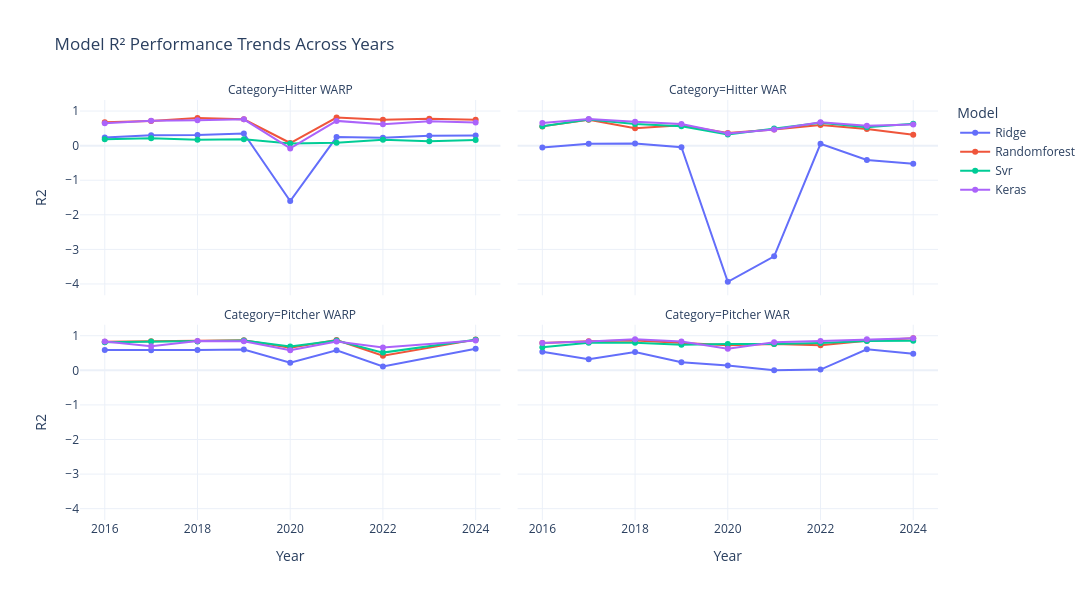
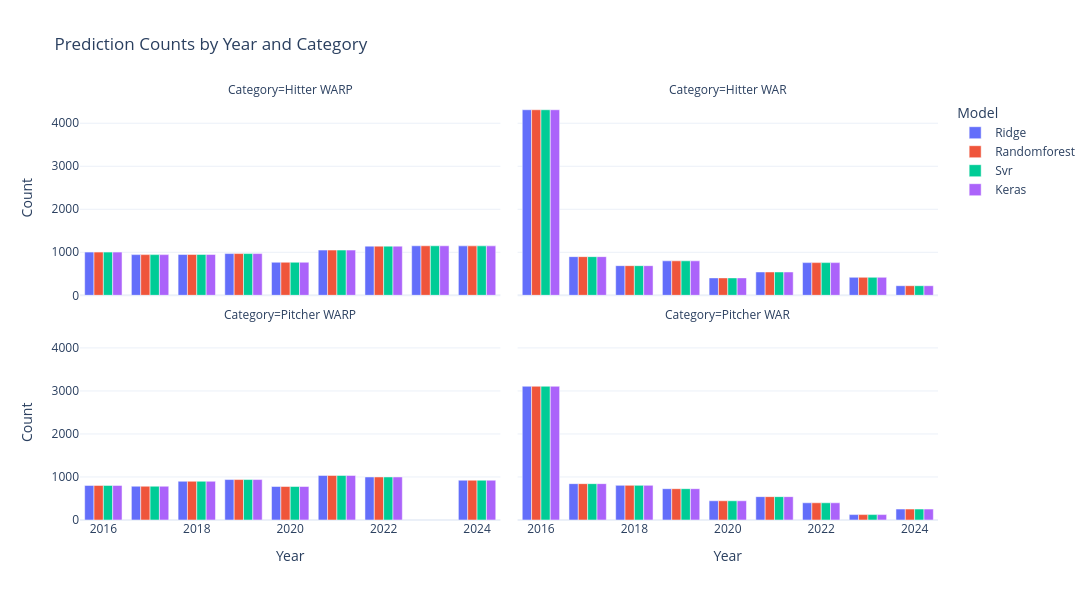

Source (notebook cell) for these figures, in order:
### Markdown cell above
## Summary Comparisons Across Years

### Code cell
print("STEP 5: Creating summary comparison across all years")
print("="*70)

# Create summary plots
summary_plots = plot_year_comparison_summary(cv_results)

if summary_plots:
    print("\nR² Performance Trends:")
    summary_plots['r2_trends'].show()
    
    print("\nPrediction Counts by Year:")
    summary_plots['count_summary'].show()
else:
    print("Unable to create summary plots")

# Print comprehensive analysis summary
print_year_analysis_summary(cv_results)

### Figure 1 — Plotly figure (JSON) as saved in the notebook; plotly's stock layout.template omitted (floating-point values rounded to 4 significant figures)
{"data": [{"hovertemplate": "Model=Ridge<br>Category=Hitter WARP<br>Year=%{x}<br>R2=%{y}<extra></extra>", "legendgroup": "Ridge", "line": {"color": "#636efa", "dash": "solid"}, "marker": {"symbol": "circle"}, "mode": "lines+markers", "name": "Ridge", "orientation": "v", "showlegend": true, "type": "scatter", "x": [2016, 2017, 2018, 2019, 2020, 2021, 2022, 2023, 2024], "xaxis": "x3", "y": [0.2383, 0.301, 0.3098, 0.3511, -1.601, 0.246, 0.2249, 0.2853, 0.2926], "yaxis": "y3"}, {"hovertemplate": "Model=Ridge<br>Category=Hitter WAR<br>Year=%{x}<br>R2=%{y}<extra></extra>", "legendgroup": "Ridge", "line": {"color": "#636efa", "dash": "solid"}, "marker": {"symbol": "circle"}, "mode": "lines+markers", "name": "Ridge", "orientation": "v", "showlegend": false, "type": "scatter", "x": [2016, 2017, 2018, 2019, 2020, 2021, 2022, 2023, 2024], "xaxis": "x4", "y": [-0.05156, 0.05535, 0.06207, -0.04329, -3.936, -3.199, 0.05397, -0.4172, -0.5217], "yaxis": "y4"}, {"hovertemplate": "Model=Ridge<br>Category=Pitcher WARP<br>Year=%{x}<br>R2=%{y}<extra></extra>", "legendgroup": "Ridge", "line": {"color": "#636efa", "dash": "solid"}, "marker": {"symbol": "circle"}, "mode": "lines+markers", "name": "Ridge", "orientation": "v", "showlegend": false, "type": "scatter", "x": [2016, 2017, 2018, 2019, 2020, 2021, 2022, 2024], "xaxis": "x", "y": [0.5904, 0.5786, 0.5845, 0.6001, 0.2204, 0.5778, 0.1136, 0.6215], "yaxis": "y"}, {"hovertemplate": "Model=Ridge<br>Category=Pitcher WAR<br>Year=%{x}<br>R2=%{y}<extra></extra>", "legendgroup": "Ridge", "line": {"color": "#636efa", "dash": "solid"}, "marker": {"symbol": "circle"}, "mode": "lines+markers", "name": "Ridge", "orientation": "v", "showlegend": false, "type": "scatter", "x": [2016, 2017, 2018, 2019, 2020, 2021, 2022, 2023, 2024], "xaxis": "x2", "y": [0.5349, 0.3198, 0.5271, 0.2348, 0.1375, 0.005757, 0.02141, 0.6063, 0.4827], "yaxis": "y2"}, {"hovertemplate": "Model=Randomforest<br>Category=Hitter WARP<br>Year=%{x}<br>R2=%{y}<extra></extra>", "legendgroup": "Randomforest", "line": {"color": "#EF553B", "dash": "solid"}, "marker": {"symbol": "circle"}, "mode": "lines+markers", "name": "Randomforest", "orientation": "v", "showlegend": true, "type": "scatter", "x": [2016, 2017, 2018, 2019, 2020, 2021, 2022, 2023, 2024], "xaxis": "x3", "y": [0.6738, 0.7089, 0.8015, 0.7614, 0.07563, 0.811, 0.75, 0.7744, 0.7491], "yaxis": "y3"}, {"hovertemplate": "Model=Randomforest<br>Category=Hitter WAR<br>Year=%{x}<br>R2=%{y}<extra></extra>", "legendgroup": "Randomforest", "line": {"color": "#EF553B", "dash": "solid"}, "marker": {"symbol": "circle"}, "mode": "lines+markers", "name": "Randomforest", "orientation": "v", "showlegend": false, "type": "scatter", "x": [2016, 2017, 2018, 2019, 2020, 2021, 2022, 2023, 2024], "xaxis": "x4", "y": [0.5565, 0.7477, 0.5017, 0.5867, 0.3676, 0.463, 0.595, 0.4813, 0.3173], "yaxis": "y4"}, {"hovertemplate": "Model=Randomforest<br>Category=Pitcher WARP<br>Year=%{x}<br>R2=%{y}<extra></extra>", "legendgroup": "Randomforest", "line": {"color": "#EF553B", "dash": "solid"}, "marker": {"symbol": "circle"}, "mode": "lines+markers", "name": "Randomforest", "orientation": "v", "showlegend": false, "type": "scatter", "x": [2016, 2017, 2018, 2019, 2020, 2021, 2022, 2024], "xaxis": "x", "y": [0.8274, 0.8405, 0.8426, 0.8699, 0.6527, 0.879, 0.4247, 0.8879], "yaxis": "y"}, {"hovertemplate": "Model=Randomforest<br>Category=Pitcher WAR<br>Year=%{x}<br>R2=%{y}<extra></extra>", "legendgroup": "Randomforest", "line": {"color": "#EF553B", "dash": "solid"}, "marker": {"symbol": "circle"}, "mode": "lines+markers", "name": "Randomforest", "orientation": "v", "showlegend": false, "type": "scatter", "x": [2016, 2017, 2018, 2019, 2020, 2021, 2022, 2023, 2024], "xaxis": "x2", "y": [0.7921, 0.8407, 0.8598, 0.8026, 0.7277, 0.7639, 0.7274, 0.8547, 0.9244], "yaxis": "y2"}, {"hovertemplate": "Model=Svr<br>Category=Hitter WARP<br>Year=%{x}<br>R2=%{y}<extra></extra>", "legendgroup": "Svr", "line": {"color": "#00cc96", "dash": "solid"}, "marker": {"symbol": "circle"}, "mode": "lines+markers", "name": "Svr", "orientation": "v", "showlegend": true, "type": "scatter", "x": [2016, 2017, 2018, 2019, 2020, 2021, 2022, 2023, 2024], "xaxis": "x3", "y": [0.1816, 0.2118, 0.1707, 0.1834, 0.06514, 0.08546, 0.1692, 0.129, 0.1628], "yaxis": "y3"}, {"hovertemplate": "Model=Svr<br>Category=Hitter WAR<br>Year=%{x}<br>R2=%{y}<extra></extra>", "legendgroup": "Svr", "line": {"color": "#00cc96", "dash": "solid"}, "marker": {"symbol": "circle"}, "mode": "lines+markers", "name": "Svr", "orientation": "v", "showlegend": false, "type": "scatter", "x": [2016, 2017, 2018, 2019, 2020, 2021, 2022, 2023, 2024], "xaxis": "x4", "y": [0.5588, 0.7578, 0.6279, 0.5612, 0.3215, 0.4965, 0.6624, 0.5327, 0.6318], "yaxis": "y4"}, {"hovertemplate": "Model=Svr<br>Category=Pitcher WARP<br>Year=%{x}<br>R2=%{y}<extra></extra>", "legendgroup": "Svr", "line": {"color": "#00cc96", "dash": "solid"}, "marker": {"symbol": "circle"}, "mode": "lines+markers", "name": "Svr", "orientation": "v", "showlegend": false, "type": "scatter", "x": [2016, 2017, 2018, 2019, 2020, 2021, 2022, 2024], "xaxis": "x", "y": [0.8137, 0.8351, 0.8355, 0.8602, 0.687, 0.8637, 0.5122, 0.8854], "yaxis": "y"}, {"hovertemplate": "Model=Svr<br>Category=Pitcher WAR<br>Year=%{x}<br>R2=%{y}<extra></extra>", "legendgroup": "Svr", "line": {"color": "#00cc96", "dash": "solid"}, "marker": {"symbol": "circle"}, "mode": "lines+markers", "name": "Svr", "orientation": "v", "showlegend": false, "type": "scatter", "x": [2016, 2017, 2018, 2019, 2020, 2021, 2022, 2023, 2024], "xaxis": "x2", "y": [0.6696, 0.7965, 0.7991, 0.7423, 0.7599, 0.7602, 0.79, 0.8495, 0.8584], "yaxis": "y2"}, {"hovertemplate": "Model=Keras<br>Category=Hitter WARP<br>Year=%{x}<br>R2=%{y}<extra></extra>", "legendgroup": "Keras", "line": {"color": "#ab63fa", "dash": "solid"}, "marker": {"symbol": "circle"}, "mode": "lines+markers", "name": "Keras", "orientation": "v", "showlegend": true, "type": "scatter", "x": [2016, 2017, 2018, 2019, 2020, 2021, 2022, 2023, 2024], "xaxis": "x3", "y": [0.6453, 0.7159, 0.733, 0.7608, -0.08046, 0.7153, 0.617, 0.703, 0.6653], "yaxis": "y3"}, {"hovertemplate": "Model=Keras<br>Category=Hitter WAR<br>Year=%{x}<br>R2=%{y}<extra></extra>", "legendgroup": "Keras", "line": {"color": "#ab63fa", "dash": "solid"}, "marker": {"symbol": "circle"}, "mode": "lines+markers", "name": "Keras", "orientation": "v", "showlegend": false, "type": "scatter", "x": [2016, 2017, 2018, 2019, 2020, 2021, 2022, 2023, 2024], "xaxis": "x4", "y": [0.6567, 0.7673, 0.6934, 0.6235, 0.3527, 0.4675, 0.6785, 0.5756, 0.614], "yaxis": "y4"}, {"hovertemplate": "Model=Keras<br>Category=Pitcher WARP<br>Year=%{x}<br>R2=%{y}<extra></extra>", "legendgroup": "Keras", "line": {"color": "#ab63fa", "dash": "solid"}, "marker": {"symbol": "circle"}, "mode": "lines+markers", "name": "Keras", "orientation": "v", "showlegend": false, "type": "scatter", "x": [2016, 2017, 2018, 2019, 2020, 2021, 2022, 2024], "xaxis": "x", "y": [0.8318, 0.6995, 0.8452, 0.8376, 0.5792, 0.8329, 0.6621, 0.8624], "yaxis": "y"}, {"hovertemplate": "Model=Keras<br>Category=Pitcher WAR<br>Year=%{x}<br>R2=%{y}<extra></extra>", "legendgroup": "Keras", "line": {"color": "#ab63fa", "dash": "solid"}, "marker": {"symbol": "circle"}, "mode": "lines+markers", "name": "Keras", "orientation": "v", "showlegend": false, "type": "scatter", "x": [2016, 2017, 2018, 2019, 2020, 2021, 2022, 2023, 2024], "xaxis": "x2", "y": [0.7915, 0.83, 0.897, 0.8333, 0.6212, 0.811, 0.8462, 0.898, 0.9284], "yaxis": "y2"}], "layout": {"annotations": [{"font": {}, "showarrow": false, "text": "Category=Pitcher WARP", "x": 0.245, "xanchor": "center", "xref": "paper", "y": 0.465, "yanchor": "bottom", "yref": "paper"}, {"font": {}, "showarrow": false, "text": "Category=Pitcher WAR", "x": 0.755, "xanchor": "center", "xref": "paper", "y": 0.465, "yanchor": "bottom", "yref": "paper"}, {"font": {}, "showarrow": false, "text": "Category=Hitter WARP", "x": 0.245, "xanchor": "center", "xref": "paper", "y": 1.0, "yanchor": "bottom", "yref": "paper"}, {"font": {}, "showarrow": false, "text": "Category=Hitter WAR", "x": 0.755, "xanchor": "center", "xref": "paper", "y": 1.0, "yanchor": "bottom", "yref": "paper"}], "height": 600, "legend": {"title": {"text": "Model"}, "tracegroupgap": 0}, "title": {"text": "Model R² Performance Trends Across Years"}, "width": 1200, "xaxis": {"anchor": "y", "domain": [0, 0.49], "title": {"text": "Year"}}, "xaxis2": {"anchor": "y2", "domain": [0.51, 1], "matches": "x", "title": {"text": "Year"}}, "xaxis3": {"anchor": "y3", "domain": [0, 0.49], "matches": "x", "showticklabels": false}, "xaxis4": {"anchor": "y4", "domain": [0.51, 1], "matches": "x", "showticklabels": false}, "yaxis": {"anchor": "x", "domain": [0, 0.465], "title": {"text": "R2"}}, "yaxis2": {"anchor": "x2", "domain": [0, 0.465], "matches": "y", "showticklabels": false}, "yaxis3": {"anchor": "x3", "domain": [0.535, 1.0], "matches": "y", "title": {"text": "R2"}}, "yaxis4": {"anchor": "x4", "domain": [0.535, 1.0], "matches": "y", "showticklabels": false}}}

### Figure 2 — Plotly figure (JSON) as saved in the notebook; plotly's stock layout.template omitted (floating-point values rounded to 4 significant figures)
{"data": [{"alignmentgroup": "True", "hovertemplate": "Model=Ridge<br>Category=Hitter WARP<br>Year=%{x}<br>Count=%{y}<extra></extra>", "legendgroup": "Ridge", "marker": {"color": "#636efa", "pattern": {"shape": ""}}, "name": "Ridge", "offsetgroup": "Ridge", "orientation": "v", "showlegend": true, "textposition": "auto", "type": "bar", "x": [2016, 2017, 2018, 2019, 2020, 2021, 2022, 2023, 2024], "xaxis": "x3", "y": [1004, 946, 950, 970, 768, 1051, 1143, 1151, 1149], "yaxis": "y3"}, {"alignmentgroup": "True", "hovertemplate": "Model=Ridge<br>Category=Hitter WAR<br>Year=%{x}<br>Count=%{y}<extra></extra>", "legendgroup": "Ridge", "marker": {"color": "#636efa", "pattern": {"shape": ""}}, "name": "Ridge", "offsetgroup": "Ridge", "orientation": "v", "showlegend": false, "textposition": "auto", "type": "bar", "x": [2016, 2017, 2018, 2019, 2020, 2021, 2022, 2023, 2024], "xaxis": "x4", "y": [4313, 899, 689, 801, 405, 542, 760, 418, 223], "yaxis": "y4"}, {"alignmentgroup": "True", "hovertemplate": "Model=Ridge<br>Category=Pitcher WARP<br>Year=%{x}<br>Count=%{y}<extra></extra>", "legendgroup": "Ridge", "marker": {"color": "#636efa", "pattern": {"shape": ""}}, "name": "Ridge", "offsetgroup": "Ridge", "orientation": "v", "showlegend": false, "textposition": "auto", "type": "bar", "x": [2016, 2017, 2018, 2019, 2020, 2021, 2022, 2024], "xaxis": "x", "y": [804, 785, 900, 940, 779, 1036, 1001, 925], "yaxis": "y"}, {"alignmentgroup": "True", "hovertemplate": "Model=Ridge<br>Category=Pitcher WAR<br>Year=%{x}<br>Count=%{y}<extra></extra>", "legendgroup": "Ridge", "marker": {"color": "#636efa", "pattern": {"shape": ""}}, "name": "Ridge", "offsetgroup": "Ridge", "orientation": "v", "showlegend": false, "textposition": "auto", "type": "bar", "x": [2016, 2017, 2018, 2019, 2020, 2021, 2022, 2023, 2024], "xaxis": "x2", "y": [3109, 845, 805, 728, 447, 543, 400, 126, 254], "yaxis": "y2"}, {"alignmentgroup": "True", "hovertemplate": "Model=Randomforest<br>Category=Hitter WARP<br>Year=%{x}<br>Count=%{y}<extra></extra>", "legendgroup": "Randomforest", "marker": {"color": "#EF553B", "pattern": {"shape": ""}}, "name": "Randomforest", "offsetgroup": "Randomforest", "orientation": "v", "showlegend": true, "textposition": "auto", "type": "bar", "x": [2016, 2017, 2018, 2019, 2020, 2021, 2022, 2023, 2024], "xaxis": "x3", "y": [1004, 946, 950, 970, 768, 1051, 1143, 1151, 1149], "yaxis": "y3"}, {"alignmentgroup": "True", "hovertemplate": "Model=Randomforest<br>Category=Hitter WAR<br>Year=%{x}<br>Count=%{y}<extra></extra>", "legendgroup": "Randomforest", "marker": {"color": "#EF553B", "pattern": {"shape": ""}}, "name": "Randomforest", "offsetgroup": "Randomforest", "orientation": "v", "showlegend": false, "textposition": "auto", "type": "bar", "x": [2016, 2017, 2018, 2019, 2020, 2021, 2022, 2023, 2024], "xaxis": "x4", "y": [4313, 899, 689, 801, 405, 542, 760, 418, 223], "yaxis": "y4"}, {"alignmentgroup": "True", "hovertemplate": "Model=Randomforest<br>Category=Pitcher WARP<br>Year=%{x}<br>Count=%{y}<extra></extra>", "legendgroup": "Randomforest", "marker": {"color": "#EF553B", "pattern": {"shape": ""}}, "name": "Randomforest", "offsetgroup": "Randomforest", "orientation": "v", "showlegend": false, "textposition": "auto", "type": "bar", "x": [2016, 2017, 2018, 2019, 2020, 2021, 2022, 2024], "xaxis": "x", "y": [804, 785, 900, 940, 779, 1036, 1001, 925], "yaxis": "y"}, {"alignmentgroup": "True", "hovertemplate": "Model=Randomforest<br>Category=Pitcher WAR<br>Year=%{x}<br>Count=%{y}<extra></extra>", "legendgroup": "Randomforest", "marker": {"color": "#EF553B", "pattern": {"shape": ""}}, "name": "Randomforest", "offsetgroup": "Randomforest", "orientation": "v", "showlegend": false, "textposition": "auto", "type": "bar", "x": [2016, 2017, 2018, 2019, 2020, 2021, 2022, 2023, 2024], "xaxis": "x2", "y": [3109, 845, 805, 728, 447, 543, 400, 126, 254], "yaxis": "y2"}, {"alignmentgroup": "True", "hovertemplate": "Model=Svr<br>Category=Hitter WARP<br>Year=%{x}<br>Count=%{y}<extra></extra>", "legendgroup": "Svr", "marker": {"color": "#00cc96", "pattern": {"shape": ""}}, "name": "Svr", "offsetgroup": "Svr", "orientation": "v", "showlegend": true, "textposition": "auto", "type": "bar", "x": [2016, 2017, 2018, 2019, 2020, 2021, 2022, 2023, 2024], "xaxis": "x3", "y": [1004, 946, 950, 970, 768, 1051, 1143, 1151, 1149], "yaxis": "y3"}, {"alignmentgroup": "True", "hovertemplate": "Model=Svr<br>Category=Hitter WAR<br>Year=%{x}<br>Count=%{y}<extra></extra>", "legendgroup": "Svr", "marker": {"color": "#00cc96", "pattern": {"shape": ""}}, "name": "Svr", "offsetgroup": "Svr", "orientation": "v", "showlegend": false, "textposition": "auto", "type": "bar", "x": [2016, 2017, 2018, 2019, 2020, 2021, 2022, 2023, 2024], "xaxis": "x4", "y": [4313, 899, 689, 801, 405, 542, 760, 418, 223], "yaxis": "y4"}, {"alignmentgroup": "True", "hovertemplate": "Model=Svr<br>Category=Pitcher WARP<br>Year=%{x}<br>Count=%{y}<extra></extra>", "legendgroup": "Svr", "marker": {"color": "#00cc96", "pattern": {"shape": ""}}, "name": "Svr", "offsetgroup": "Svr", "orientation": "v", "showlegend": false, "textposition": "auto", "type": "bar", "x": [2016, 2017, 2018, 2019, 2020, 2021, 2022, 2024], "xaxis": "x", "y": [804, 785, 900, 940, 779, 1036, 1001, 925], "yaxis": "y"}, {"alignmentgroup": "True", "hovertemplate": "Model=Svr<br>Category=Pitcher WAR<br>Year=%{x}<br>Count=%{y}<extra></extra>", "legendgroup": "Svr", "marker": {"color": "#00cc96", "pattern": {"shape": ""}}, "name": "Svr", "offsetgroup": "Svr", "orientation": "v", "showlegend": false, "textposition": "auto", "type": "bar", "x": [2016, 2017, 2018, 2019, 2020, 2021, 2022, 2023, 2024], "xaxis": "x2", "y": [3109, 845, 805, 728, 447, 543, 400, 126, 254], "yaxis": "y2"}, {"alignmentgroup": "True", "hovertemplate": "Model=Keras<br>Category=Hitter WARP<br>Year=%{x}<br>Count=%{y}<extra></extra>", "legendgroup": "Keras", "marker": {"color": "#ab63fa", "pattern": {"shape": ""}}, "name": "Keras", "offsetgroup": "Keras", "orientation": "v", "showlegend": true, "textposition": "auto", "type": "bar", "x": [2016, 2017, 2018, 2019, 2020, 2021, 2022, 2023, 2024], "xaxis": "x3", "y": [1004, 946, 950, 970, 768, 1051, 1143, 1151, 1149], "yaxis": "y3"}, {"alignmentgroup": "True", "hovertemplate": "Model=Keras<br>Category=Hitter WAR<br>Year=%{x}<br>Count=%{y}<extra></extra>", "legendgroup": "Keras", "marker": {"color": "#ab63fa", "pattern": {"shape": ""}}, "name": "Keras", "offsetgroup": "Keras", "orientation": "v", "showlegend": false, "textposition": "auto", "type": "bar", "x": [2016, 2017, 2018, 2019, 2020, 2021, 2022, 2023, 2024], "xaxis": "x4", "y": [4313, 899, 689, 801, 405, 542, 760, 418, 223], "yaxis": "y4"}, {"alignmentgroup": "True", "hovertemplate": "Model=Keras<br>Category=Pitcher WARP<br>Year=%{x}<br>Count=%{y}<extra></extra>", "legendgroup": "Keras", "marker": {"color": "#ab63fa", "pattern": {"shape": ""}}, "name": "Keras", "offsetgroup": "Keras", "orientation": "v", "showlegend": false, "textposition": "auto", "type": "bar", "x": [2016, 2017, 2018, 2019, 2020, 2021, 2022, 2024], "xaxis": "x", "y": [804, 785, 900, 940, 779, 1036, 1001, 925], "yaxis": "y"}, {"alignmentgroup": "True", "hovertemplate": "Model=Keras<br>Category=Pitcher WAR<br>Year=%{x}<br>Count=%{y}<extra></extra>", "legendgroup": "Keras", "marker": {"color": "#ab63fa", "pattern": {"shape": ""}}, "name": "Keras", "offsetgroup": "Keras", "orientation": "v", "showlegend": false, "textposition": "auto", "type": "bar", "x": [2016, 2017, 2018, 2019, 2020, 2021, 2022, 2023, 2024], "xaxis": "x2", "y": [3109, 845, 805, 728, 447, 543, 400, 126, 254], "yaxis": "y2"}], "layout": {"annotations": [{"font": {}, "showarrow": false, "text": "Category=Pitcher WARP", "x": 0.245, "xanchor": "center", "xref": "paper", "y": 0.465, "yanchor": "bottom", "yref": "paper"}, {"font": {}, "showarrow": false, "text": "Category=Pitcher WAR", "x": 0.755, "xanchor": "center", "xref": "paper", "y": 0.465, "yanchor": "bottom", "yref": "paper"}, {"font": {}, "showarrow": false, "text": "Category=Hitter WARP", "x": 0.245, "xanchor": "center", "xref": "paper", "y": 1.0, "yanchor": "bottom", "yref": "paper"}, {"font": {}, "showarrow": false, "text": "Category=Hitter WAR", "x": 0.755, "xanchor": "center", "xref": "paper", "y": 1.0, "yanchor": "bottom", "yref": "paper"}], "barmode": "group", "height": 600, "legend": {"title": {"text": "Model"}, "tracegroupgap": 0}, "title": {"text": "Prediction Counts by Year and Category"}, "width": 1200, "xaxis": {"anchor": "y", "domain": [0, 0.49], "title": {"text": "Year"}}, "xaxis2": {"anchor": "y2", "domain": [0.51, 1], "matches": "x", "title": {"text": "Year"}}, "xaxis3": {"anchor": "y3", "domain": [0, 0.49], "matches": "x", "showticklabels": false}, "xaxis4": {"anchor": "y4", "domain": [0.51, 1], "matches": "x", "showticklabels": false}, "yaxis": {"anchor": "x", "domain": [0, 0.465], "title": {"text": "Count"}}, "yaxis2": {"anchor": "x2", "domain": [0, 0.465], "matches": "y", "showticklabels": false}, "yaxis3": {"anchor": "x3", "domain": [0.535, 1.0], "matches": "y", "title": {"text": "Count"}}, "yaxis4": {"anchor": "x4", "domain": [0.535, 1.0], "matches": "y", "showticklabels": false}}}
